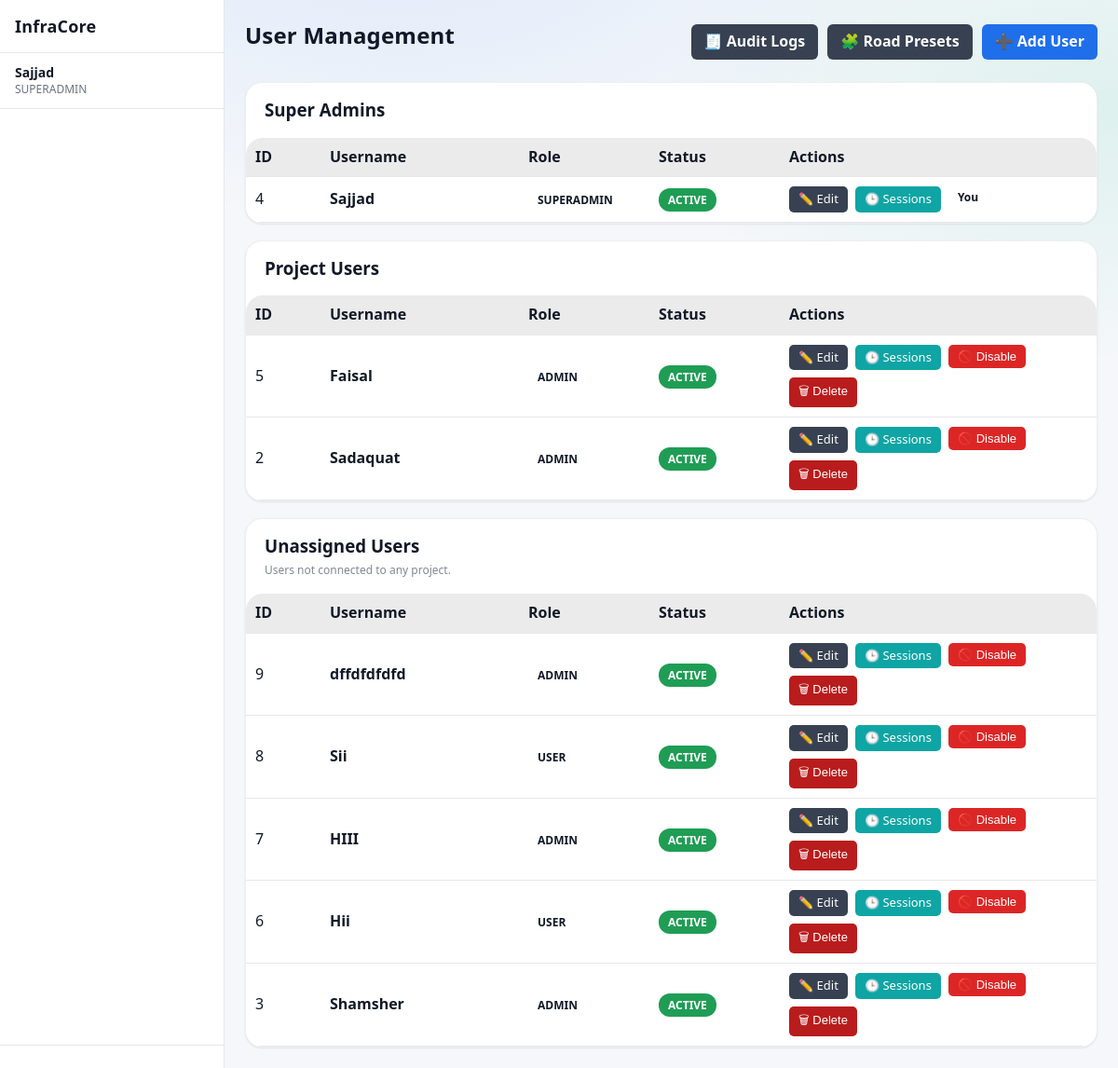
Screenshot of /admin/users (signed in) with the database file from the repository.
### app/models/user.py (models this page shows)
class User(Base):
    __tablename__ = "users"
    id = Column(Integer, primary_key=True, index=True)
    username = Column(String, unique=True, index=True, nullable=False)
    password_hash = Column(String, nullable=False)
    email = Column(String(255), unique=True, index=True, nullable=True)
    role = Column(String, default="user")
    is_active = Column(Boolean, default=True, nullable=False)
    created_at = Column(DateTime, default=datetime.utcnow, nullable=False)
    updated_at = Column(
        DateTime,
        default=datetime.utcnow,
        onupdate=datetime.utcnow,
        nullable=False
    )

### app/routes/admin.py (the view)
@router.get("/users", response_class=HTMLResponse)
def users_list(request: Request, db: Session = Depends(get_db)):
    admin = admin_guard(request)
    if not admin:
        return RedirectResponse("/dashboard", status_code=302)
    superadmins = (
        db.query(User)
        .filter(User.role == "superadmin")
        .order_by(User.id.desc())
        .all()
    )
    assigned_ids = {
        r[0]
        for r in (
            db.query(ProjectUser.user_id)
            .filter(ProjectUser.user_id.isnot(None))
            .distinct()
            .all()
        )
        if r and r[0] is not None
    }
    assigned_ids |= {
        r[0]
        for r in (
            db.query(Project.created_by)
            .filter(Project.created_by.isnot(None))
            .distinct()
            .all()
        )
        if r and r[0] is not None
    }
    base_users = db.query(User).filter(User.role != "superadmin")
    project_users = (
        base_users.filter(User.id.in_(assigned_ids)).order_by(User.id.desc()).all()
        if assigned_ids
        else []
    )
    unassigned_users = (
        base_users.filter(~User.id.in_(assigned_ids)).order_by(User.id.desc()).all()
        if assigned_ids
        else base_users.order_by(User.id.desc()).all()
    )
    html = templates.get_template("admin/users_list.html").render(
        request=request,
        title="User Management",
        superadmins=superadmins,
        project_users=project_users,
        unassigned_users=unassigned_users,
        user=admin,
    )
    return HTMLResponse(content=html)

### app/templates/admin/users_list.html
{% extends "base.html" %}
{% block content %}
<div class="page-header"
     style="display:flex;justify-content:space-between;align-items:center;margin-bottom:20px">
    <h1 class="page-title">User Management</h1>
    <div style="display:flex;gap:10px;flex-wrap:wrap">
        <a href="/admin/logs"
           style="
               background:#374151;
               color:#ffffff;
               padding:8px 14px;
               border-radius:6px;
               font-weight:600;
               text-decoration:none;
               display:inline-flex;
               align-items:center;
               gap:6px;
           ">
            🧾 Audit Logs
        </a>
        <a href="/admin/presets/road"
           style="
               background:#374151;
               color:#ffffff;
               padding:8px 14px;
               border-radius:6px;
               font-weight:600;
               text-decoration:none;
               display:inline-flex;
               align-items:center;
               gap:6px;
           ">
            🧩 Road Presets
        </a>
        <a href="/admin/users/new"
           style="
               background:#1f6feb;
               color:#ffffff;
               padding:8px 14px;
               border-radius:6px;
               font-weight:600;
               text-decoration:none;
               display:inline-flex;
               align-items:center;
               gap:6px;
           ">
            ➕ Add User
        </a>
    </div>
</div>
<div class="card" style="padding:0;margin-bottom:18px">
    <div style="padding:16px 20px;border-bottom:1px solid rgba(255,255,255,0.08)">
        <h3 style="margin:0">Super Admins</h3>
    </div>
    <table class="table" style="margin:0">
        <thead>
            <tr style="background:rgba(255,255,255,0.04)">
                <th style="width:60px">ID</th>
                <th>Username</th>
                <th style="width:120px">Role</th>
                <th style="width:120px">Status</th>
                <th style="width:320px">Actions</th>
            </tr>
        </thead>
        <tbody>
        {% if superadmins and superadmins|length > 0 %}
        {% for u in superadmins %}
            <tr style="border-bottom:1px solid rgba(255,255,255,0.05)">
                <td>{{ u.id }}</td>
                <td><strong>{{ u.username }}</strong></td>
                <td><span class="badge badge-info">{{ u.role | upper }}</span></td>
                <td>
                    {% if u.is_active %}
                        <span class="badge badge-success">ACTIVE</span>
                    {% else %}
                        <span class="badge badge-danger">DISABLED</span>
                    {% endif %}
                </td>
                <td>
                    <div style="display:flex;gap:8px;flex-wrap:wrap">
                        <a href="/admin/users/{{ u.id }}/edit" style="background:#374151;color:#ffffff;padding:5px 10px;border-radius:5px;font-size:13px;text-decoration:none;">✏️ Edit</a>
                        <a href="/admin/users/{{ u.id }}/sessions" style="background:#0ea5a4;color:#ffffff;padding:5px 10px;border-radius:5px;font-size:13px;text-decoration:none;">🕒 Sessions</a>
                        {% if user["id"] != u.id %}
                            <form method="post" action="/admin/users/{{ u.id }}/toggle" style="display:inline">
                                {% if u.is_active %}
                                    <button type="submit" style="background:#dc2626;color:#ffffff;padding:5px 10px;border:none;border-radius:5px;font-size:13px;cursor:pointer;">🚫 Disable</button>
                                {% else %}
                                    <button type="submit" style="background:#16a34a;color:#ffffff;padding:5px 10px;border:none;border-radius:5px;font-size:13px;cursor:pointer;">✅ Enable</button>
                                {% endif %}
                            </form>
                            {% if user["role"] == "superadmin" %}
                            <form method="post" action="/admin/users/{{ u.id }}/delete" style="display:inline" onsubmit="return confirm('Delete this user permanently? This cannot be undone.')">
                                <button type="submit" style="background:#b91c1c;color:#ffffff;padding:5px 10px;border:none;border-radius:5px;font-size:13px;cursor:pointer;">🗑 Delete</button>
                            </form>
                            {% endif %}
                        {% else %}
                            <span class="badge badge-warning">You</span>
                        {% endif %}
                    </div>
                </td>
            </tr>
        {% endfor %}
        {% else %}
            <tr>
                <td colspan="5" style="text-align:center;padding:24px">
                    <strong>No super admins found.</strong>
                </td>
            </tr>
        {% endif %}
        </tbody>
    </table>
</div>
<div class="card" style="padding:0;margin-bottom:18px">
    <div style="padding:16px 20px;border-bottom:1px solid rgba(255,255,255,0.08)">
        <h3 style="margin:0">Project Users</h3>
    </div>
    <table class="table" style="margin:0">
        <thead>
            <tr style="background:rgba(255,255,255,0.04)">
                <th style="width:60px">ID</th>
                <th>Username</th>
                <th style="width:120px">Role</th>
                <th style="width:120px">Status</th>
                <th style="width:320px">Actions</th>
            </tr>
        </thead>
        <tbody>
        {% if project_users and project_users|length > 0 %}
        {% for u in project_users %}
            <tr style="border-bottom:1px solid rgba(255,255,255,0.05)">
                <td>{{ u.id }}</td>
                <td><strong>{{ u.username }}</strong></td>
                <td><span class="badge badge-info">{{ u.role | upper }}</span></td>
                <td>
                    {% if u.is_active %}
                        <span class="badge badge-success">ACTIVE</span>
                    {% else %}
                        <span class="badge badge-danger">DISABLED</span>
                    {% endif %}
                </td>
                <td>
                    <div style="display:flex;gap:8px;flex-wrap:wrap">
                        <a href="/admin/users/{{ u.id }}/edit" style="background:#374151;color:#ffffff;padding:5px 10px;border-radius:5px;font-size:13px;text-decoration:none;">✏️ Edit</a>
                        <a href="/admin/users/{{ u.id }}/sessions" style="background:#0ea5a4;color:#ffffff;padding:5px 10px;border-radius:5px;font-size:13px;text-decoration:none;">🕒 Sessions</a>
                        {% if user["id"] != u.id %}
                            <form method="post" action="/admin/users/{{ u.id }}/toggle" style="display:inline">
                                {% if u.is_active %}
                                    <button type="submit" style="background:#dc2626;color:#ffffff;padding:5px 10px;border:none;border-radius:5px;font-size:13px;cursor:pointer;">🚫 Disable</button>
                                {% else %}
                                    <button type="submit" style="background:#16a34a;color:#ffffff;padding:5px 10px;border:none;border-radius:5px;font-size:13px;cursor:pointer;">✅ Enable</button>
                                {% endif %}
                            </form>
                            {% if user["role"] == "superadmin" %}
                            <form method="post" action="/admin/users/{{ u.id }}/delete" style="display:inline" onsubmit="return confirm('Delete this user permanently? This cannot be undone.')">
                                <button type="submit" style="background:#b91c1c;color:#ffffff;padding:5px 10px;border:none;border-radius:5px;font-size:13px;cursor:pointer;">🗑 Delete</button>
                            </form>
                            {% endif %}
                        {% else %}
                            <span class="badge badge-warning">You</span>
                        {% endif %}
                    </div>
                </td>
            </tr>
        {% endfor %}
        {% else %}
            <tr>
                <td colspan="5" style="text-align:center;padding:24px">
                    <strong>No project users found.</strong>
                </td>
            </tr>
        {% endif %}
        </tbody>
    </table>
</div>
<div class="card" style="padding:0">
    <div style="padding:16px 20px;border-bottom:1px solid rgba(255,255,255,0.08)">
        <h3 style="margin:0">Unassigned Users</h3>
        <div class="help-text" style="margin-top:6px">Users not connected to any project.</div>
    </div>
    <table class="table" style="margin:0">
        <thead>
            <tr style="background:rgba(255,255,255,0.04)">
                <th style="width:60px">ID</th>
                <th>Username</th>
                <th style="width:120px">Role</th>
                <th style="width:120px">Status</th>
                <th style="width:320px">Actions</th>
            </tr>
        </thead>
        <tbody>
        {% if unassigned_users and unassigned_users|length > 0 %}
        {% for u in unassigned_users %}
            <tr style="border-bottom:1px solid rgba(255,255,255,0.05)">
                <td>{{ u.id }}</td>
                <td><strong>{{ u.username }}</strong></td>
                <td><span class="badge badge-info">{{ u.role | upper }}</span></td>
                <td>
                    {% if u.is_active %}
                        <span class="badge badge-success">ACTIVE</span>
                    {% else %}
                        <span class="badge badge-danger">DISABLED</span>
                    {% endif %}
                </td>
                <td>
                    <div style="display:flex;gap:8px;flex-wrap:wrap">
                        <a href="/admin/users/{{ u.id }}/edit" style="background:#374151;color:#ffffff;padding:5px 10px;border-radius:5px;font-size:13px;text-decoration:none;">✏️ Edit</a>
                        <a href="/admin/users/{{ u.id }}/sessions" style="background:#0ea5a4;color:#ffffff;padding:5px 10px;border-radius:5px;font-size:13px;text-decoration:none;">🕒 Sessions</a>
                        {% if user["id"] != u.id %}
                            <form method="post" action="/admin/users/{{ u.id }}/toggle" style="display:inline">
                                {% if u.is_active %}
                                    <button type="submit" style="background:#dc2626;color:#ffffff;padding:5px 10px;border:none;border-radius:5px;font-size:13px;cursor:pointer;">🚫 Disable</button>
                                {% else %}
                                    <button type="submit" style="background:#16a34a;color:#ffffff;padding:5px 10px;border:none;border-radius:5px;font-size:13px;cursor:pointer;">✅ Enable</button>
                                {% endif %}
                            </form>
                            {% if user["role"] == "superadmin" %}
                            <form method="post" action="/admin/users/{{ u.id }}/delete" style="display:inline" onsubmit="return confirm('Delete this user permanently? This cannot be undone.')">
                                <button type="submit" style="background:#b91c1c;color:#ffffff;padding:5px 10px;border:none;border-radius:5px;font-size:13px;cursor:pointer;">🗑 Delete</button>
                            </form>
                            {% endif %}
                        {% else %}
                            <span class="badge badge-warning">You</span>
                        {% endif %}
                    </div>
                </td>
            </tr>
        {% endfor %}
        {% else %}
            <tr>
                <td colspan="5" style="text-align:center;padding:24px">
                    <strong>No unassigned users.</strong>
                </td>
            </tr>
        {% endif %}
        </tbody>
    </table>
</div>
{% endblock %}

### app/templates/base.html (shortened to what this page needs)
<!DOCTYPE html>
<html lang="en">
<head>
    <link rel="stylesheet" href="/static/css/style.css">
    <link rel="stylesheet" href="/static/css/ui_v2.css">
</head>
<body>
<div class="layout">
    <aside class="sidebar" id="sidebar">
        <div class="sidebar-header">
            <h2>InfraCore</h2>
        </div>
        {% if user is defined and user is not none %}
        <div class="sidebar-user">
            <strong>{{ user["username"] }}</strong>
            <span class="role">
                {{ user["role"] | upper }}
            </span>
        </div>
        <nav class="sidebar-nav">
        </nav>
        <div class="sidebar-footer"></div>
        {% endif %}
    </aside>
    <main class="main">
        <div class="container">
            {% block content %}{% endblock %}
        </div>
    </main>
</div>
</body>
</html>

### rows the page displays
User: username "Sajjad", role "SUPERADMIN", id "4", is_active "ACTIVE", shows "You"
User: id "5", username "Faisal", role "ADMIN", is_active "ACTIVE"
User: id "2", username "Sadaquat", role "ADMIN", is_active "ACTIVE"
User: id "9", username "dffdfdfdfd", role "ADMIN", is_active "ACTIVE"
User: id "8", username "Sii", role "USER", is_active "ACTIVE"
User: id "7", username "HIII", role "ADMIN", is_active "ACTIVE"
User: id "6", username "Hii", role "USER", is_active "ACTIVE"
User: id "3", username "Shamsher", role "ADMIN", is_active "ACTIVE"
